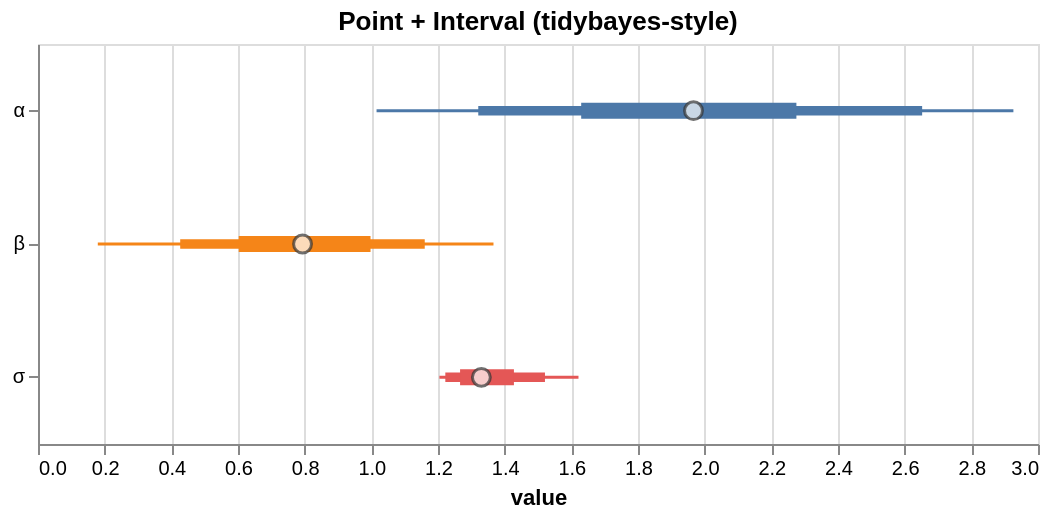

This figure's Vega-Lite source:
### Vega-Lite specification from a JSON file in a GitHub repository (floating-point values rounded to 4 significant figures)
{"$schema": "https://vega.github.io/schema/vega-lite/v5.json", "config": {"axis": {"labelLimit": 0}, "header": {"labelLimit": 0}, "legend": {"labelLimit": 0}}, "data": {"values": [{"__point__": 1.33, "hi_0_5_": 1.428, "hi_0_8_": 1.521, "hi_0_95_": 1.621, "lo_0_5_": 1.266, "lo_0_8_": 1.222, "lo_0_95_": 1.204, "parameter": "σ"}, {"__point__": 1.966, "hi_0_5_": 2.275, "hi_0_8_": 2.652, "hi_0_95_": 2.926, "lo_0_5_": 1.63, "lo_0_8_": 1.321, "lo_0_95_": 1.016, "parameter": "α"}, {"__point__": 0.7936, "hi_0_5_": 0.9976, "hi_0_8_": 1.16, "hi_0_95_": 1.366, "lo_0_5_": 0.6021, "lo_0_8_": 0.4266, "lo_0_95_": 0.1794, "parameter": "β"}]}, "height": 200, "layer": [{"encoding": {"color": {"field": "parameter", "legend": null, "type": "nominal"}, "tooltip": [{"field": "__point__", "title": "value (estimate)", "type": "quantitative"}, {"field": "parameter", "type": "nominal"}, {"field": "lo_0_95_", "title": "95% lo", "type": "quantitative"}, {"field": "hi_0_95_", "title": "95% hi", "type": "quantitative"}], "x": {"field": "lo_0_95_", "scale": {"zero": false}, "title": "value", "type": "quantitative"}, "x2": {"field": "hi_0_95_"}, "y": {"axis": {"title": null}, "field": "parameter", "type": "nominal"}}, "mark": {"strokeWidth": 1.5, "type": "rule"}, "params": [{"bind": "scales", "name": "grid", "select": {"encodings": ["x"], "type": "interval"}}]}, {"encoding": {"color": {"field": "parameter", "legend": null, "type": "nominal"}, "tooltip": [{"field": "__point__", "title": "value (estimate)", "type": "quantitative"}, {"field": "parameter", "type": "nominal"}, {"field": "lo_0_95_", "title": "95% lo", "type": "quantitative"}, {"field": "hi_0_95_", "title": "95% hi", "type": "quantitative"}], "x": {"field": "lo_0_8_", "scale": {"zero": false}, "title": "value", "type": "quantitative"}, "x2": {"field": "hi_0_8_"}, "y": {"axis": {"title": null}, "field": "parameter", "type": "nominal"}}, "mark": {"strokeWidth": 4.75, "type": "rule"}}, {"encoding": {"color": {"field": "parameter", "legend": null, "type": "nominal"}, "tooltip": [{"field": "__point__", "title": "value (estimate)", "type": "quantitative"}, {"field": "parameter", "type": "nominal"}, {"field": "lo_0_95_", "title": "95% lo", "type": "quantitative"}, {"field": "hi_0_95_", "title": "95% hi", "type": "quantitative"}], "x": {"field": "lo_0_5_", "scale": {"zero": false}, "title": "value", "type": "quantitative"}, "x2": {"field": "hi_0_5_"}, "y": {"axis": {"title": null}, "field": "parameter", "type": "nominal"}}, "mark": {"strokeWidth": 8.0, "type": "rule"}}, {"encoding": {"tooltip": [{"field": "__point__", "title": "value (estimate)", "type": "quantitative"}, {"field": "parameter", "type": "nominal"}, {"field": "lo_0_95_", "title": "95% lo", "type": "quantitative"}, {"field": "hi_0_95_", "title": "95% hi", "type": "quantitative"}], "x": {"field": "__point__", "scale": {"zero": false}, "type": "quantitative"}, "y": {"field": "parameter", "type": "nominal"}}, "mark": {"color": "white", "filled": true, "size": 80, "stroke": "#333", "strokeWidth": 1.5, "type": "point"}}], "title": "Point + Interval (tidybayes-style)", "width": 500}
